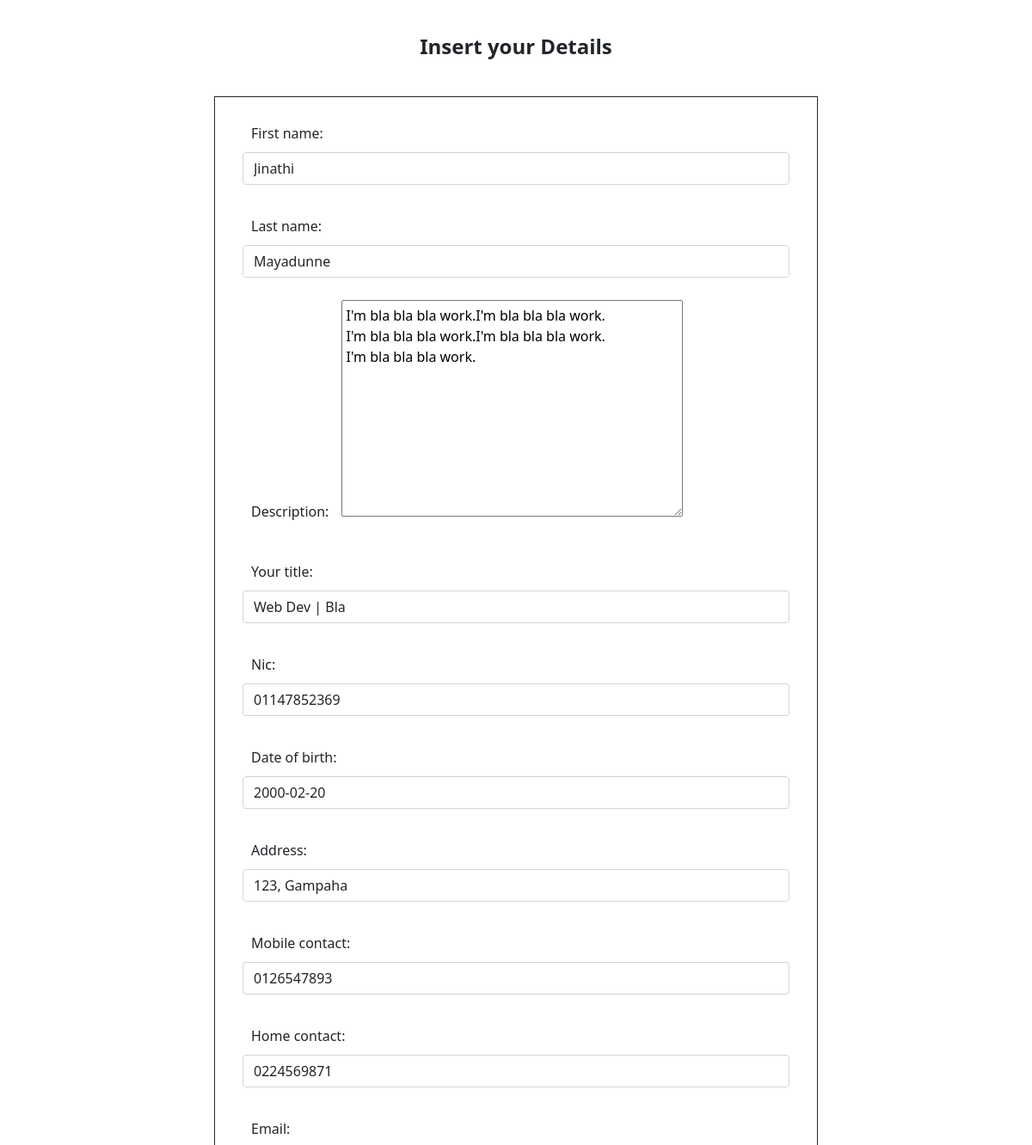
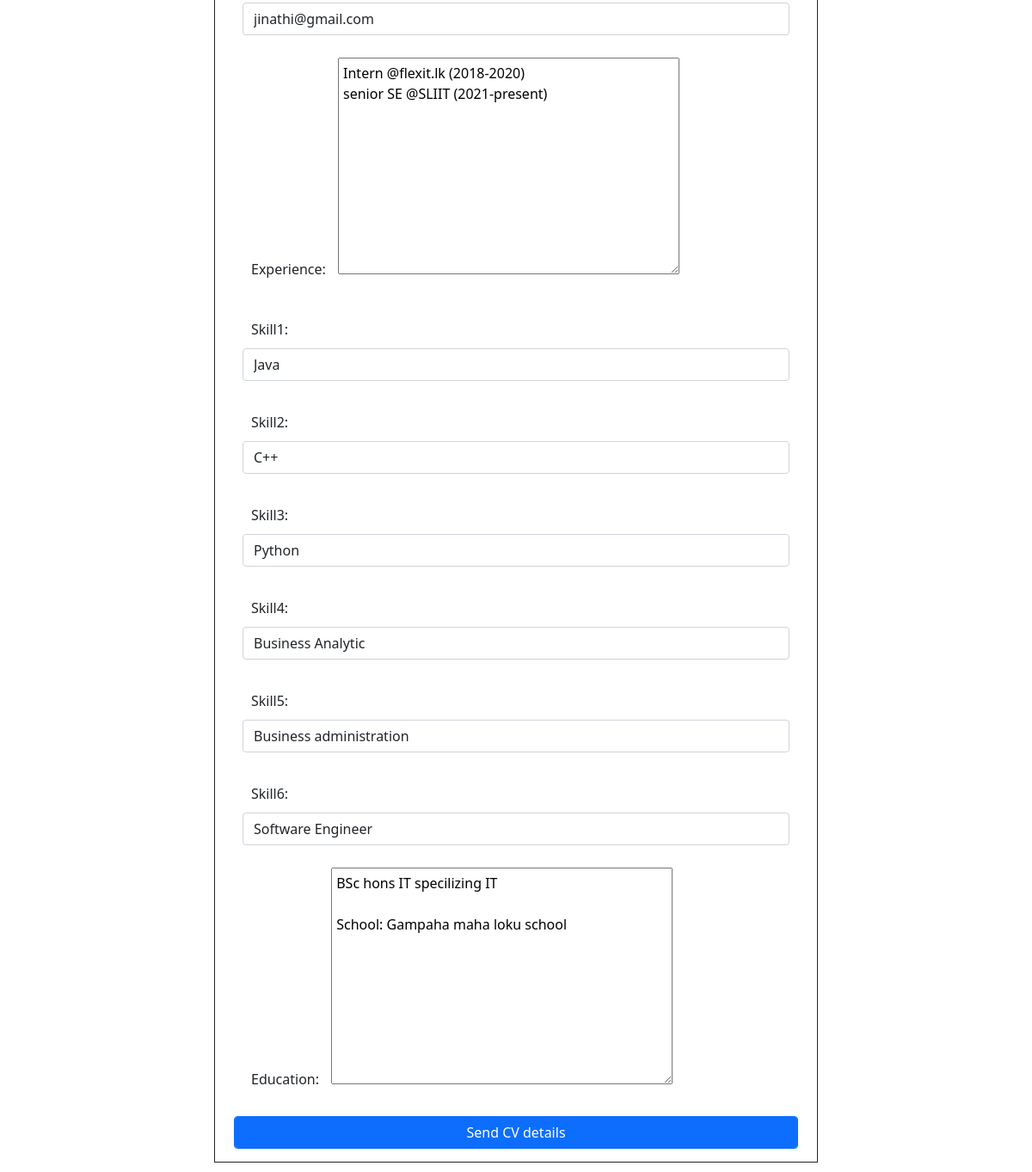
The app's page /updatecv/14/ with its own data (2 pictures, top to bottom).
### CVgenr/models.py (models this page shows, shortened)
class Cvdetails(models.Model):
    first_name = models.CharField(max_length=100, null=True)
    last_name = models.CharField(max_length=100, null=True)
    description = models.TextField(null=True)
    your_title = models.CharField(max_length=500, blank=True, null=True)
    nic = models.CharField(max_length=20, null=True)
    date_of_birth = models.DateField(max_length=20, null=True)
    address = models.CharField(max_length=100, null=True)
    mobile_contact = models.CharField(max_length=10, null=True)
    home_contact = models.CharField(max_length=10, null=True)
    email = models.CharField(max_length=100, null=True)
    experience = models.TextField(null=True)
    skill1 = models.CharField(max_length=50, null=True)
    skill2 = models.CharField(max_length=50, null=True)
    skill3 = models.CharField(max_length=50, null=True)
    skill4 = models.CharField(max_length=50, null=True)
    skill5 = models.CharField(max_length=50, null=True)
    skill6 = models.CharField(max_length=50, null=True)
    education = models.TextField(null=True)
    date_created = models.DateTimeField(auto_now_add=True, null=True)

### CVgenr/views.py (the view)
# urls.py: path('updatecv/<str:pk>/', views.updatecv, name="updatecv"),
def updatecv(request, pk):
    cvdata = Cvdetails.objects.get(id=pk)
    form = CvDetailsForm(instance = cvdata)
    if request.method == 'POST':
        form = CvDetailsForm(request.POST, instance = cvdata)
        if form.is_valid():
            form.save()
            return redirect('/button')
    context = {'form':form}
    return render(request, 'CVpages/dilcvcreate.html', context)

### CVgenr/forms.py
class CvDetailsForm(ModelForm):
    class Meta:
        model = Cvdetails
        fields = '__all__'

### CVdemo/context_processors.py (called while the page is built)
def project_context(request):
    context = {
        'me':User.objects.first(),
    }
    return context

### CVgenr/templates/CVpages/dilcvcreate.html (shortened to what this page needs)
{% load static %}
<!DOCTYPE html>
<html lang="en">
<head>
    <link href="https://cdn.jsdelivr.net/npm/bootstrap@5.0.2/dist/css/bootstrap.min.css" rel="stylesheet">
    <link rel="stylesheet" type="text/css" href="{% static '/css/style.css' %}">
</head>
<body>
    <div class="row">
        <div class="col">
            <center>
                <h4><b> Insert your Details </b></h4>
            </center>
        </div>
    </div>
    <div class="container">
        <form action="" method="POST">
            {{form.as_p}}
            <input type="submit" name="Submit" value="Send CV details" class="btn btn-primary">
        </form>
    </div>
</body>
</html>

### static/css/style.css (style rules this page uses)
* { margin: 5px; padding: 5px; }
.container { width: 60%; border: 1px solid; }

### CVgenr/templates/CVpages/dilcvcreate.html (style rules this page uses)
* { margin: 5px; padding: 5px; }
.container { width: 60%; border: 1px solid; }

### records on screen
Cvdetails: first_name "Jinathi", last_name "Mayadunne", description "I'm bla bla bla work.I'm bla bla bla work. I'm bla bla bla work.I'm bla bla bla work. I'm bla bla bla work.", your_title "Web Dev | Bla", nic "01147852369", date_of_birth "2000-02-20", address "123, Gampaha", mobile_contact "0126547893", home_contact "0224569871", email "jinathi@gmail.com", experience "Intern @flexit.lk (2018-2020) senior SE @SLIIT (2021-present)", skill1 "Java", skill2 "C++", skill3 "Python", skill4 "Business Analytic", skill5 "Business administration", skill6 "Software Engineer", education "BSc hons IT specilizing IT School: Gampaha maha loku school"
